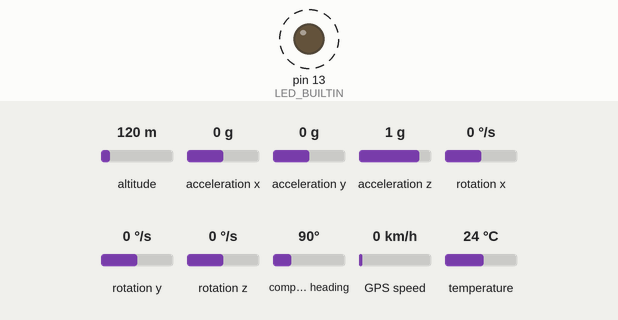
Simulated run of this sketch. Board: Arduino Mega 2560, built with avr-gcc and run on an emulated ATmega2560. On the bench: output pins drawn as LEDs (lit = HIGH). Dashed ring = blinking. Inputs (shaded band) come from the test bench; at power-on: altitude 120 m, acceleration x 0 g, acceleration y 0 g, acceleration z 1 g, rotation x 0 °/s, rotation y 0 °/s, rotation z 0 °/s, compass heading 90°, GPS speed 0 km/h, temperature 24 °C. The GPS gets a fix after 3 s at 37.7749, -122.4194 with 8 satellites; what the sketch prints to the serial monitor is not drawn.

Above: at 3.7 s.
Timing chart, 0 to 6.0 s (numbered marks = the images above):
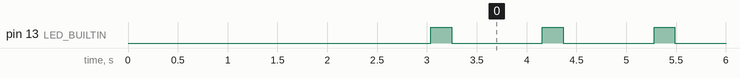

Measured:
- by itself, pin 13 (LED_BUILTIN): alternates HIGH for 0.21 s and LOW for 0.91 s

The sketch:

Safe9uard.ino
```cpp
#include <TinyGPSPlus.h>
#include "MPU9250.h"

TinyGPSPlus gps;
MPU9250 IMU(Wire, 0x68);
int status;

void setup() {
 Serial.begin(115200);
 Serial2.begin(9600);
 pinMode(LED_BUILTIN, OUTPUT);
 delay(3000);

 status = IMU.begin();
 if (status < 0) {
    Serial.println("IMU initialization unsuccessful");
    Serial.println("Check IMU wiring or try cycling power");
    Serial.print("Status: ");
    Serial.println(status);
    while (1) {}
 }
}

void loop() {
 IMU.readSensor();

 Serial.print(IMU.getAccelX_mss(), 6);
 Serial.print("\t");
 Serial.print(IMU.getAccelY_mss(), 6);
 Serial.print("\t");
 Serial.print(IMU.getAccelZ_mss(), 6);
 Serial.print("\t");
 Serial.print(IMU.getGyroX_rads(), 6);
 Serial.print("\t");
 Serial.print(IMU.getGyroY_rads(), 6);
 Serial.print("\t");
 Serial.print(IMU.getGyroZ_rads(), 6);
 Serial.print("\t");
 Serial.print(IMU.getMagX_uT(), 6);
 Serial.print("\t");
 Serial.print(IMU.getMagY_uT(), 6);
 Serial.print("\t");
 Serial.print(IMU.getMagZ_uT(), 6);
 Serial.print("\t");
 Serial.println(IMU.getTemperature_C(), 6);

 while (Serial2.available() > 0)
    if (gps.encode(Serial2.read()))
      digitalWrite(LED_BUILTIN, HIGH);
      delay(200);
      digitalWrite(LED_BUILTIN, LOW);
      displayInfo();
 if (millis() > 5000 && gps.charsProcessed() < 10)
 {
    Serial.println(F("No GPS detected: check wiring."));
    while (true);
 }
}

void displayInfo()
{
 Serial.print(F("Location: "));
 if (gps.location.isValid()){
    Serial.print("Lat: ");
    Serial.print(gps.location.lat(), 6);
    Serial.print(F(","));
    Serial.print("Lng: ");
    Serial.print(gps.location.lng(), 6);
    Serial.println();
 }
 else
 {
    Serial.print(F("INVALID"));
 }
}
```
